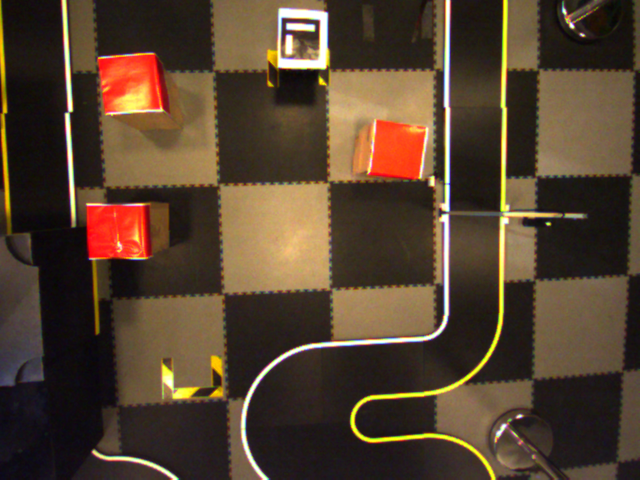
#> input picture scripts/parking11.png, 640 x 480 px
$ python test_map.py
#> lines starting #> are read from the running program, lines starting #| are printed output that depends on the picture; after the words box and inside, x2 and y2 are one past the last pixel; in counts of white or black regions, pixels touching at a corner belong together
#!/usr/bin/env python

import cv2
import numpy as np

img = cv2.imread("parking11.png")
#> img is the input picture: shape (480, 640, 3); mean B, G, R 47, 65.6, 84.9

# convert to HSV, since red and yellow are the lowest hue colors and come before green
hsv = cv2.cvtColor(img, cv2.COLOR_BGR2HLS)
#> hsv: shape (480, 640, 3); mean of channels 0, 1, 2 44.9, 65.7, 79.5
blurred = cv2.medianBlur(hsv, 25)
#> blurred: shape (480, 640, 3); mean of channels 0, 1, 2 30.8, 61.3, 74

# create a binary thresholded image on hue between red and yellow
lower = (0,100,255)
upper = (100,255,255)
thresh = cv2.inRange(blurred, lower, upper)
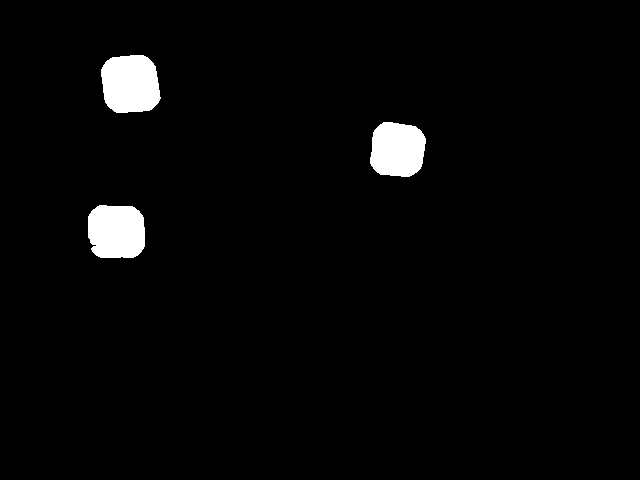
#> thresh: shape (480, 640); 2.7% white; 3 white regions, box (x1, y1, x2, y2) and area: (101, 55, 161, 113) 2913, (88, 205, 145, 258) 2704, (370, 122, 426, 177) 2555

# apply morphology
kernel = cv2.getStructuringElement(cv2.MORPH_ELLIPSE, (9,9))
clean = cv2.morphologyEx(thresh, cv2.MORPH_OPEN, kernel)
#> clean: shape (480, 640); 2.7% white; 3 white regions, box (x1, y1, x2, y2) and area: (101, 55, 160, 113) 2905, (88, 205, 145, 258) 2693, (370, 122, 426, 177) 2549
kernel = cv2.getStructuringElement(cv2.MORPH_ELLIPSE, (15,15))
clean = cv2.morphologyEx(thresh, cv2.MORPH_CLOSE, kernel)
#> clean: shape (480, 640); 2.7% white; 3 white regions

# get external contours
contours = cv2.findContours(clean, cv2.RETR_EXTERNAL, cv2.CHAIN_APPROX_SIMPLE)
#> contours = 3 contours; box (x1, y1, x2, y2) and area: (101, 55, 161, 113) 2822, (88, 205, 145, 258) 2624, (370, 122, 426, 177) 2470
contours = contours[0] if len(contours) == 2 else contours[1]
height, width, _ = img.shape
#> height = 480; width = 640
binary = np.ones((height, width))
for c in contours:
    cv2.drawContours(binary,[c],0,(255,255,255),cv2.FILLED)
    # get rotated rectangle from contour
    rot_rect = cv2.minAreaRect(c)
    box = cv2.boxPoints(rot_rect)
    box = np.int0(box)
    # draw rotated rectangle on copy of img
    cv2.drawContours(binary,[box],0,(0,0,0),cv2.FILLED)
#> this loop made 3 passes
#> (rot_rect, box) on passes 1 to 3: (((116, 231), (52, 56), -90), [[144, 257], [88, 257], [88, 205], [144, 205]]), (((397.6, 149.2), (52.94, 53.33), -84.29), [[421, 178], [368, 172], [373, 120], [426, 125]]), (((130.1, 83.61), (55.94, 57.3), -7.13), [[105, 115], [98, 58], [154, 51], [161, 108]])
# x = np.arange(0, height/10, width/10)
# y = np.arange(0, height/10, width/10)
# X, Y = np.meshgrid(x, y)
a = cv2.resize(binary,(width/20, height/20),interpolation=cv2.INTER_NEAREST)
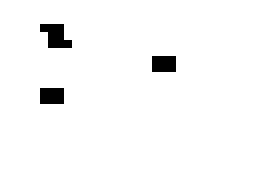
#> a: shape (24, 32) float64 (shown 8 times larger); values 0 (black) and 1 (white), 97.4% white; black in thin lines or dots, all inside (x1, y1, x2, y2) = (5, 3, 22, 13)
a = cv2.resize(a,(width, height),interpolation=cv2.INTER_NEAREST)
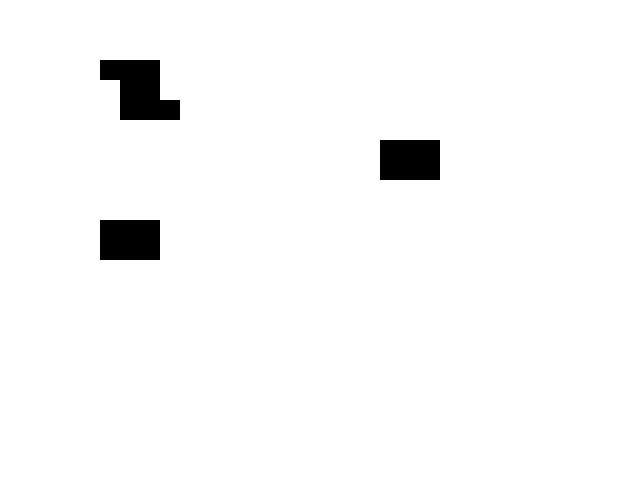
#> a: shape (480, 640) float64; values 0 (black) and 1 (white), 97.4% white; 3 black regions, box (x1, y1, x2, y2) and area: (100, 60, 180, 120) 3200, (380, 140, 440, 180) 2400, (100, 220, 160, 260) 2400


#cv2.imshow("result1", result1)
cv2.imshow("result", binary)
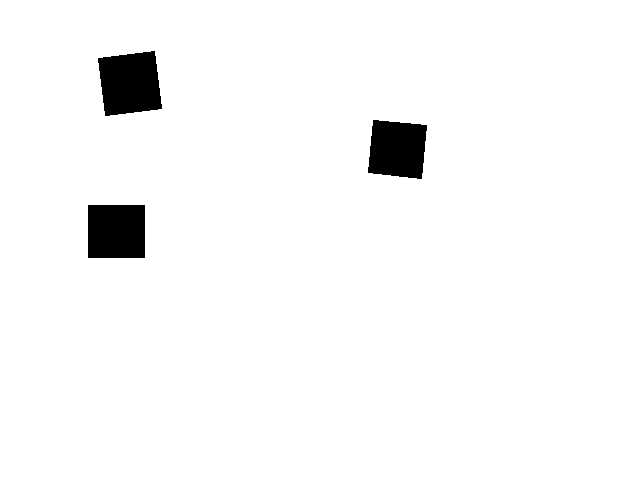
#> window 'result': shape (480, 640); 97% white; 3 black regions, box (x1, y1, x2, y2) and area: (98, 51, 162, 116) 3355, (88, 205, 145, 258) 3021, (368, 120, 427, 179) 2917
cv2.imshow("resize", a)
cv2.waitKey(0)
cv2.destroyAllWindows()
